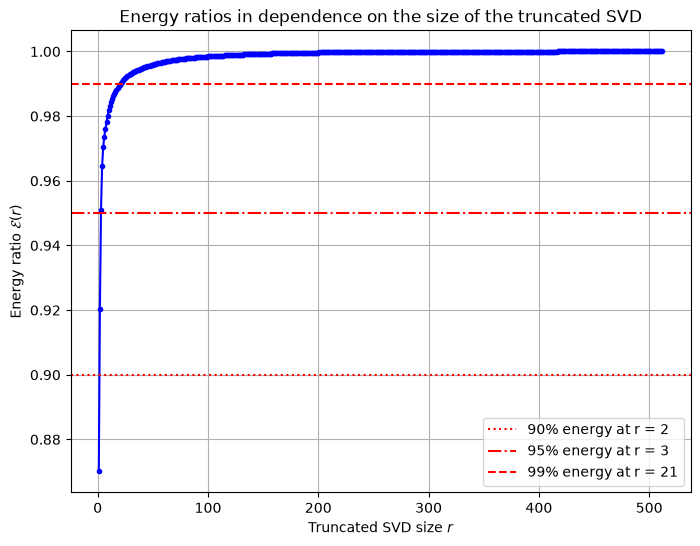
#> input picture scripts/algorithms/image_compression_using_svd/energy_ratios.png, 700 x 546 px; its folder holds only this picture in this run
$ python main.py --image energy_ratios.png
#> lines starting #> are read from the running program, lines starting #| are printed output that depends on the picture
"""Compress a grayscale image with a truncated singular value decomposition.

Loads a grayscale image (by default the "camera" sample bundled with
scikit-image), reconstructs it from its 5, 25 and 100 largest singular values,
and plots the singular value spectrum and the cumulative energy ratio.
"""

import argparse
from pathlib import Path

import matplotlib.pyplot as plt
import numpy as np
from skimage import color, data, io
from skimage.util import img_as_float

RANKS = [5, 25, 100]  # truncation ranks shown next to the original
ENERGY_LEVELS = [0.90, 0.95, 0.99]  # energy fractions marked on the energy plot


def load_grayscale_image(path=None):
    """Return a 2-D float image in [0, 1]; use the bundled sample if path is None."""
#> called with path = 'energy_ratios.png'
    image = data.camera() if path is None else io.imread(path)
#> image is the input picture: shape (546, 700, 4); mean R, G, B, A 246.1, 244.5, 247.3, 255
    if image.ndim == 3:
        if image.shape[-1] == 4:
            image = color.rgba2rgb(image)
#> image: shape (546, 700, 3) float64
        image = color.rgb2gray(image)
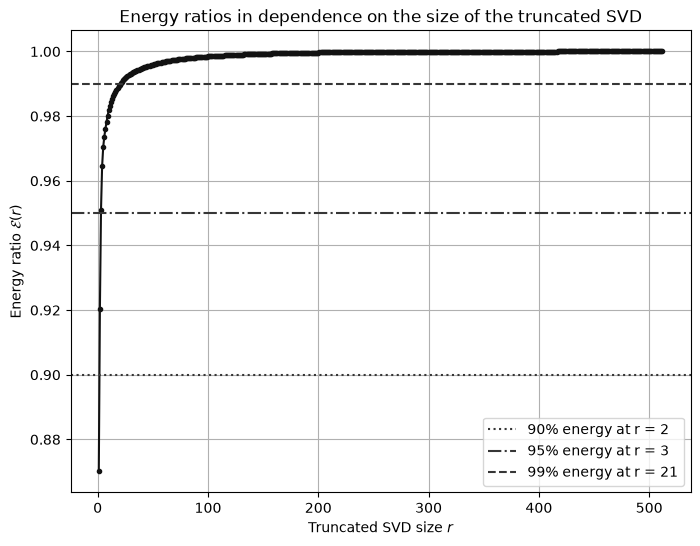
#> image: shape (546, 700) float64; min 0, max 1, mean 0.961
    return img_as_float(image)


def reconstruct_image(U, S, Vt, rank):
    """Rank-r approximation A_r = U_r diag(S_r) V_r^T."""
    return (U[:, :rank] * S[:rank]) @ Vt[:rank, :]


def compression_ratio(m, n, rank):
    """Values stored by the full image divided by those of the rank-r factors."""
    return m * n / (rank * (m + n + 1))


def energy_ratios(S):
    """Cumulative energy ratio E(r) for r = 1, ..., p."""
    return np.cumsum(S**2) / np.sum(S**2)


def rank_for_energy(ratios, level):
    """Smallest rank r with E(r) >= level."""
    return int(np.searchsorted(ratios, level) + 1)


def plot_reconstructions(image, U, S, Vt, ranks):
    m, n = image.shape
    fig, axes = plt.subplots(1, len(ranks) + 1, figsize=(12, 4))
    axes[0].imshow(image, cmap="gray", vmin=0, vmax=1)
    axes[0].set_title("Original image")
    axes[0].axis("off")
    for ax, rank in zip(axes[1:], ranks):
        approx = np.clip(reconstruct_image(U, S, Vt, rank), 0.0, 1.0)
        ax.imshow(approx, cmap="gray", vmin=0, vmax=1)
        ratio = compression_ratio(m, n, rank)
        ax.set_title(f"Rank {rank} approximation\ncompression ratio {ratio:.1f}")
        ax.axis("off")
    fig.tight_layout()
    return fig


def plot_singular_values(S):
    fig, ax = plt.subplots(figsize=(8, 6))
    ax.plot(np.arange(1, S.size + 1), S, "b-o", markersize=3)
    ax.set_yscale("log")
    ax.set_xlabel("Index $i$")
    ax.set_ylabel(r"Singular value $\sigma_i$")
    ax.set_title("Singular values of the image")
    ax.grid(True)
    return fig


def plot_energy_ratios(ratios, levels):
    fig, ax = plt.subplots(figsize=(8, 6))
    ax.plot(np.arange(1, ratios.size + 1), ratios, "b-o", markersize=3)
    for level, style in zip(levels, [":", "-.", "--"]):
        r = rank_for_energy(ratios, level)
        ax.axhline(
            y=level, color="r", linestyle=style, label=f"{level:.0%} energy at r = {r}"
        )
    ax.set_xlabel("Truncated SVD size $r$")
    ax.set_ylabel(r"Energy ratio $\mathcal{E}(r)$")
    ax.set_title("Energy ratios in dependence on the size of the truncated SVD")
    ax.legend(loc="lower right")
    ax.grid(True)
    return fig


def parse_args(argv=None):
    parser = argparse.ArgumentParser(description=__doc__.splitlines()[0])
    parser.add_argument(
        "--image",
        metavar="PATH",
        help="image file to compress (default: scikit-image 'camera' sample)",
    )
    parser.add_argument(
        "--no-show", action="store_true", help="do not open the plot windows"
    )
    parser.add_argument(
        "--output", metavar="DIR", help="save the figures as PNGs in DIR"
    )
    return parser.parse_args(argv)


def main(argv=None):
    args = parse_args(argv)

    image = load_grayscale_image(args.image)
    U, S, Vt = np.linalg.svd(image, full_matrices=False)
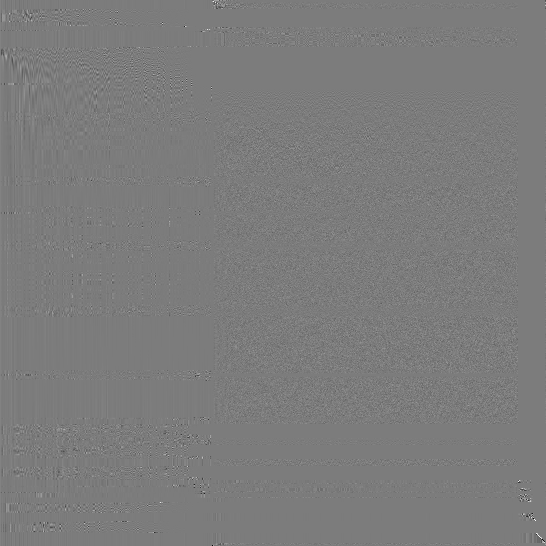
#> U: shape (546, 546) float64; min -0.911, max 0.957, mean 6.68e-05; drawn with min black and max white
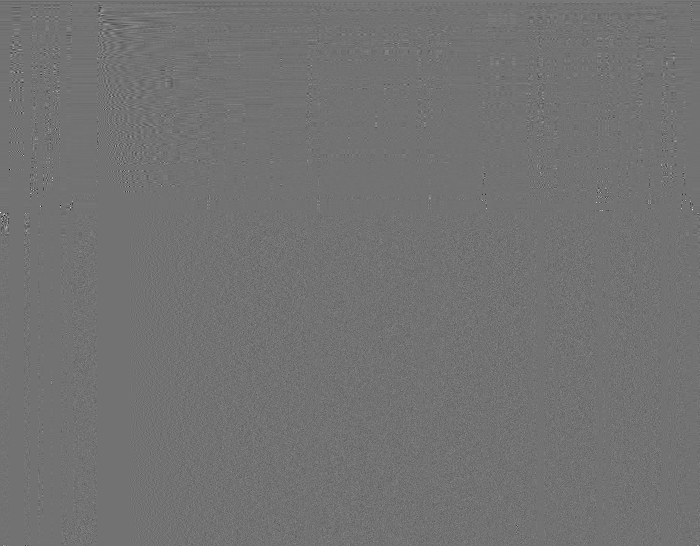
#> Vt: shape (546, 700) float64; min -0.803, max 0.982, mean 6.49e-05; drawn with min black and max white
#> S = 546 values, max 598.2 at index 0, min 3.55e-14 at index 545, mean 2.17
    ratios = energy_ratios(S)
#> ratios = 546 values from 0.985 to 1

    print(f"Image size: {image.shape[0]} x {image.shape[1]}")
#| Image size: 546 x 700
    for level in ENERGY_LEVELS:
        print(f"Rank needed for {level:.0%} energy: {rank_for_energy(ratios, level)}")
#> this loop made 3 passes
#| Rank needed for 90% energy: 1
#| Rank needed for 95% energy: 1
#| Rank needed for 99% energy: 4

    figures = {
        "reconstructed_images": plot_reconstructions(image, U, S, Vt, RANKS),
        "singular_values": plot_singular_values(S),
        "energy_ratios": plot_energy_ratios(ratios, ENERGY_LEVELS),
    }
#> the loop in plot_reconstructions, `for ax, rank in zip(axes[1:], ranks):` made 3 passes
#> pass 1, in plot_reconstructions, `approx = np.clip(reconstruct_image(U, S, Vt, rank), 0.0, 1.0)`:
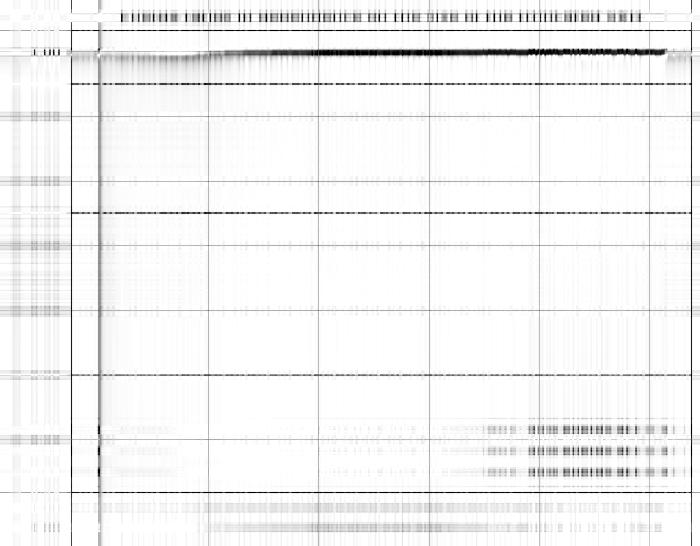
#> approx: shape (546, 700) float64; min 0, max 1, mean 0.956
#> pass 2, in plot_reconstructions, `approx = np.clip(reconstruct_image(U, S, Vt, rank), 0.0, 1.0)`:
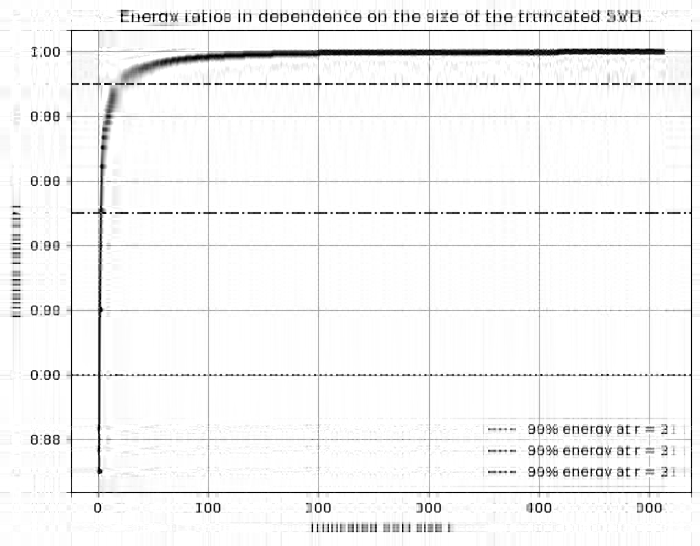
#> approx: shape (546, 700) float64; min 0, max 1, mean 0.956
#> the loop in plot_energy_ratios, `for level, style in zip(levels, [":", "-.", "--"]):` made 3 passes
#> r on passes 1 to 3: 1, 1, 4

    if args.output:
        out_dir = Path(args.output)
        out_dir.mkdir(parents=True, exist_ok=True)
        for name, fig in figures.items():
            fig.savefig(out_dir / f"{name}.png", dpi=100, bbox_inches="tight")
    if args.no_show:
        plt.close("all")
    else:
        plt.show()
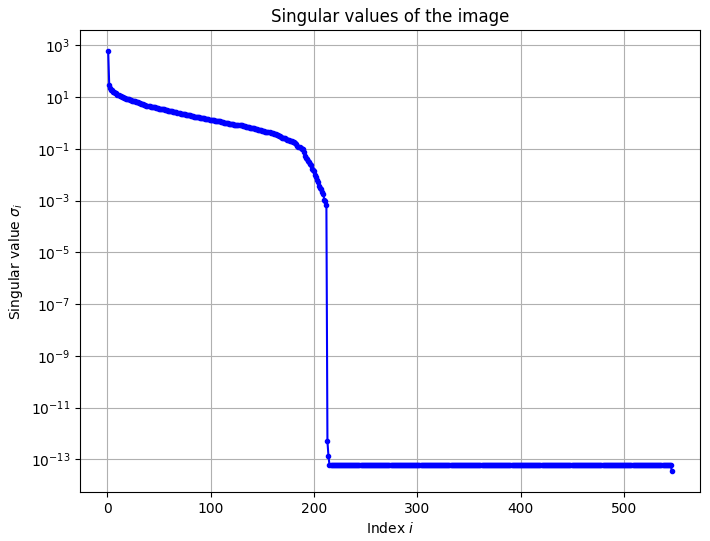
#> figure drawn by matplotlib, 1 panel; curve peaks at x = 1, y = 598.2
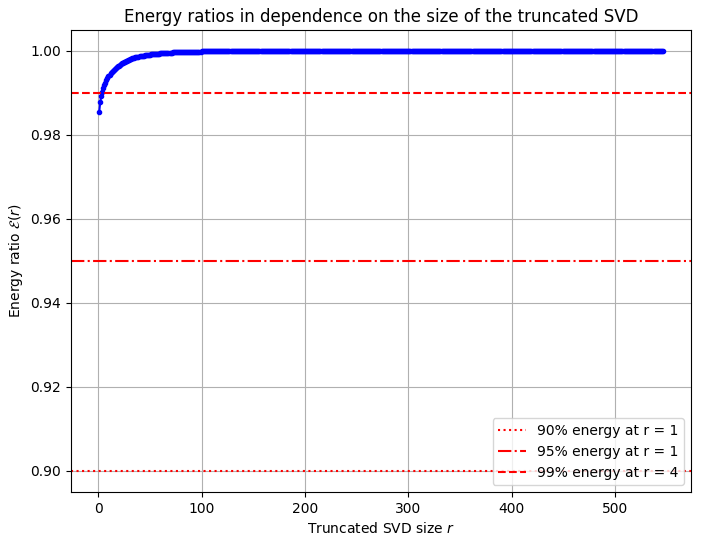
#> figure drawn by matplotlib, 1 panel; curve peaks at x = 212, y = 1


if __name__ == "__main__":
    main()

$ run again, on scripts/algorithms/image_compression_using_svd/singular_values.png
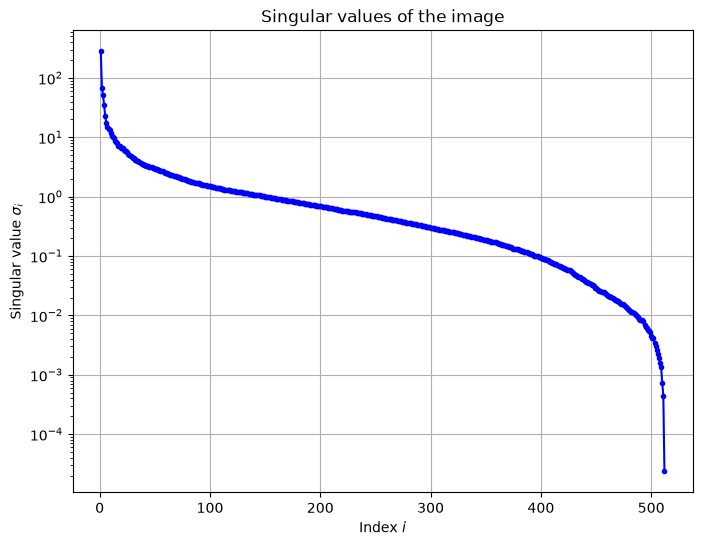
#> input picture scripts/algorithms/image_compression_using_svd/singular_values.png, 702 x 546 px
#> in load_grayscale_image, image is the input picture: shape (546, 702, 4); mean R, G, B, A 247.4, 247.4, 250.3, 255
#> S = 546 values, max 603.4 at index 0, min 6.02e-14 at index 312, mean 2.45
#> ratios = 546 values from 0.986 to 1
#| Image size: 546 x 702
#> the loop in main, `for level in ENERGY_LEVELS:` made 3 passes
#| Rank needed for 90% energy: 1
#| Rank needed for 95% energy: 1
#| Rank needed for 99% energy: 7
#> the loop in plot_reconstructions, `for ax, rank in zip(axes[1:], ranks):` made 3 passes
#> pass 2, in plot_reconstructions, `approx = np.clip(reconstruct_image(U, S, Vt, rank), 0.0, 1.0)`:
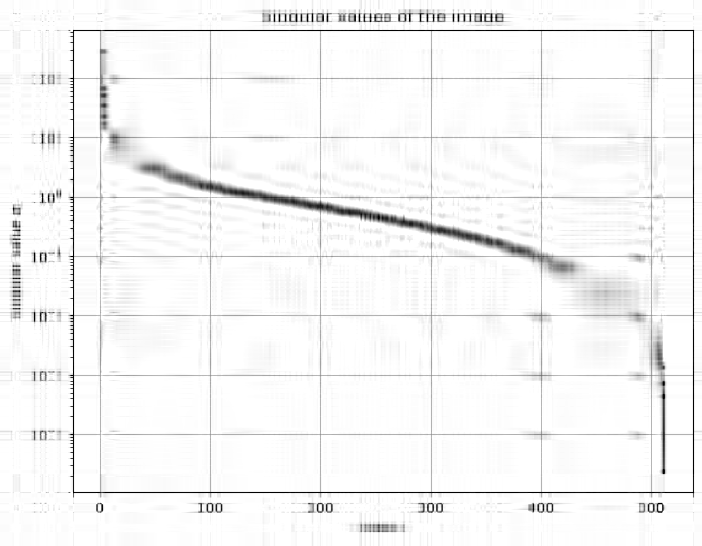
#> approx: shape (546, 702) float64; min 0, max 1, mean 0.964
#> the loop in plot_energy_ratios, `for level, style in zip(levels, [":", "-.", "--"]):` made 3 passes
#> r on passes 1 to 3: 1, 1, 7
#> in main, `plt.show()`:
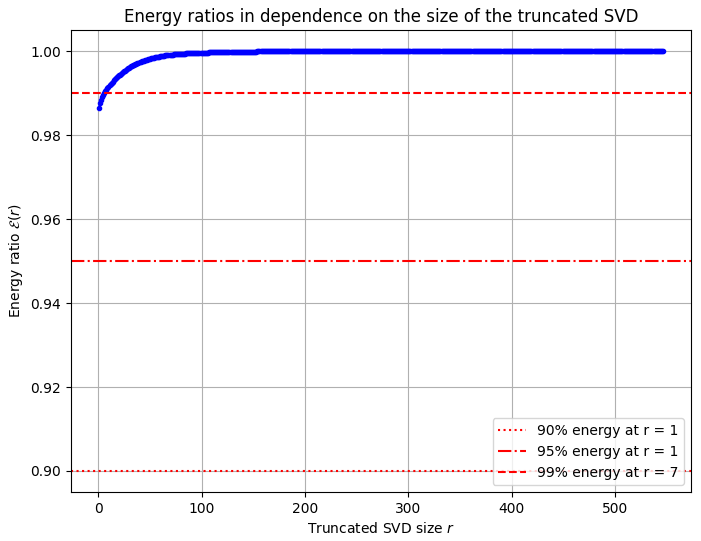
#> figure drawn by matplotlib, 1 panel; curve peaks at x = 310, y = 1
